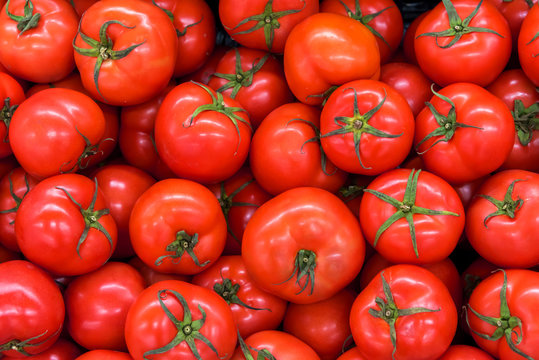
#> input picture newcomer/1/tomato.png, 539 x 360 px, found by its file name
$ python task4.py
#> lines starting #> are read from the running program, lines starting #| are printed output that depends on the picture
import cv2
import matplotlib.pyplot as plt

img1_path= "/home/student/School/test/newcomer/1/tomato.png"
img2_path= "/home/student/School/test/newcomer/1/sea.png"


def show_img(path,outpath1,outpath2):
#> called with outpath1 = 'image/rgb1.png', outpath2 = 'image/hsv1.png'
    img = cv2.imread(path)
#> img is the input picture: shape (360, 539, 3); mean B, G, R 33.8, 53.6, 193.9
    b, g, r = img[:,:,0], img[:,:,1], img[:,:,2]
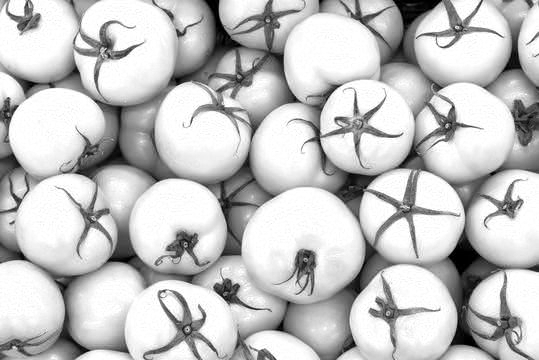
#> r: shape (360, 539); min 0, max 255, mean 193.9
    hist_b = cv2.calcHist([b],[0],None,[256],[0,256])
#> hist_b = 256 values, max 21319 at index 0, min 0 at index 239, mean 758
    hist_g = cv2.calcHist([g],[0],None,[256],[0,256])
#> hist_g = 256 values, max 9208 at index 0, min 0 at index 238, mean 758
    hist_r = cv2.calcHist([r],[0],None,[256],[0,256])
#> hist_r = 256 values, max 26013 at index 255, min 79 at index 13, mean 758
    plt.plot(hist_r, color='r', label="r")
    plt.plot(hist_g, color='g', label="g")
    plt.plot(hist_b, color='b', label="b")
    plt.legend()
    plt.savefig(outpath1)
#> figure, not shown here; curve peaks at x = 255, y = 26013; curve peaks at x = 0, y = 9208; curve peaks at x = 0, y = 21319
    plt.show()
    img2 = cv2.cvtColor(img, cv2.COLOR_BGR2HSV)
#> img2: shape (360, 539, 3); mean H, S, V 27.3, 212.4, 194.6
    h, s, v = img2[:,:,0], img2[:,:,1], img2[:,:,2]
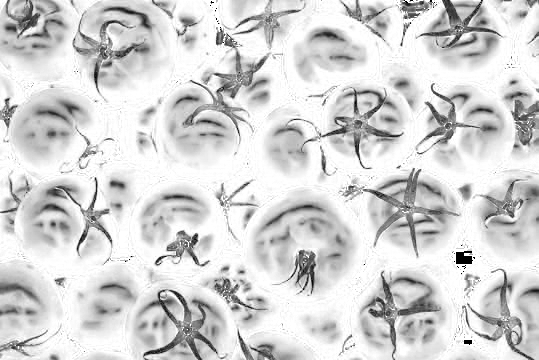
#> s: shape (360, 539); min 0, max 255, mean 212.4
    hist_h = cv2.calcHist([h],[0],None,[256],[0,256])
#> hist_h = 256 values, max 29293 at index 3, min 0 at index 89, mean 758
    hist_s = cv2.calcHist([s],[0],None,[256],[0,256])
#> hist_s = 256 values, max 28562 at index 255, min 0 at index 1, mean 758
    hist_v = cv2.calcHist([v],[0],None,[256],[0,256])
#> hist_v = 256 values, max 26014 at index 255, min 76 at index 8, mean 758
    plt.plot(hist_h, color='r', label="h")
    plt.plot(hist_s, color='g', label="s")
    plt.plot(hist_v, color='b', label="v")
    plt.legend()
    plt.savefig(outpath2)
#> figure, not shown here; curve peaks at x = 3, y = 29293; curve peaks at x = 255, y = 28562; curve peaks at x = 255, y = 26014
    plt.show()

    return hist_r,hist_g, hist_b, hist_h, hist_s, hist_v

r,g,b,h,s,v = show_img(img1_path,"image/rgb1.png","image/hsv1.png")
#> r has the same summary as hist_r in show_img; g has the same summary as hist_g in show_img; b has the same summary as hist_b in show_img; h has the same summary as hist_h in show_img; s has the same summary as hist_s in show_img; v has the same summary as hist_v in show_img
r,g,b,h,s,v = show_img(img2_path,"image/rgb2.png","image/hsv2.png")
#> call 2 of show_img, with outpath1 = 'image/rgb2.png', outpath2 = 'image/hsv2.png'
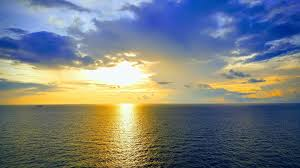
#> input picture newcomer/1/sea.png, 300 x 168 px, found by its file name
#> in show_img, img is the input picture: shape (168, 300, 3); mean B, G, R 127.8, 126.8, 120.7
#> in show_img (call 2), `b, g, r = img[:,:,0], img[:,:,1], img[:,:,2]`:
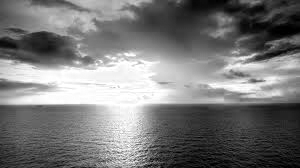
#> r: shape (168, 300); min 0, max 255, mean 120.7
#> in show_img (call 2), `hist_b = cv2.calcHist([b],[0],None,[256],[0,256])`: hist_b = 256 values, max 493 at index 95, min 1 at index 1, mean 196.9
#> in show_img (call 2), `hist_g = cv2.calcHist([g],[0],None,[256],[0,256])`: hist_g = 256 values, max 482 at index 84, min 0 at index 3, mean 196.9
#> in show_img (call 2), `hist_r = cv2.calcHist([r],[0],None,[256],[0,256])`: hist_r = 256 values, max 897 at index 255, min 38 at index 1, mean 196.9
#> in show_img (call 2), `img2 = cv2.cvtColor(img, cv2.COLOR_BGR2HSV)`: img2: shape (168, 300, 3); mean H, S, V 70.7, 109.2, 158.7
#> in show_img (call 2), `h, s, v = img2[:,:,0], img2[:,:,1], img2[:,:,2]`:
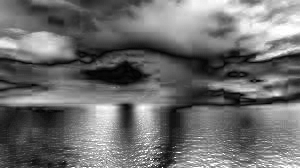
#> s: shape (168, 300); min 0, max 255, mean 109.2
#> in show_img (call 2), `h, s, v = img2[:,:,0], img2[:,:,1], img2[:,:,2]`:
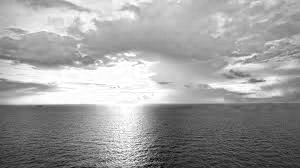
#> v: shape (168, 300); min 2, max 255, mean 158.7
#> in show_img (call 2), `hist_h = cv2.calcHist([h],[0],None,[256],[0,256])`: hist_h = 256 values, max 3974 at index 110, min 0 at index 1, mean 196.9
#> in show_img (call 2), `hist_s = cv2.calcHist([s],[0],None,[256],[0,256])`: hist_s = 256 values, max 394 at index 68, min 1 at index 254, mean 196.9
#> in show_img (call 2), `hist_v = cv2.calcHist([v],[0],None,[256],[0,256])`: hist_v = 256 values, max 1096 at index 255, min 0 at index 0, mean 196.9
#> in show_img (call 2), `plt.savefig(outpath2)`:
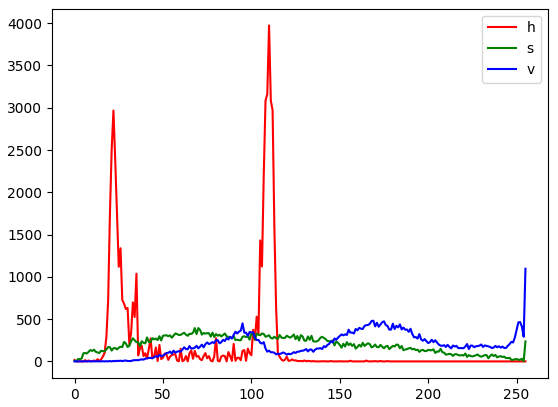
#> figure drawn by matplotlib, 1 panel; curve peaks at x = 110, y = 3974; curve peaks at x = 68, y = 394; curve peaks at x = 255, y = 1096
#> r has the same summary as hist_r in show_img; g has the same summary as hist_g in show_img; b has the same summary as hist_b in show_img; h has the same summary as hist_h in show_img; s has the same summary as hist_s in show_img; v has the same summary as hist_v in show_img

# [4 lines of commented-out code are left out]
